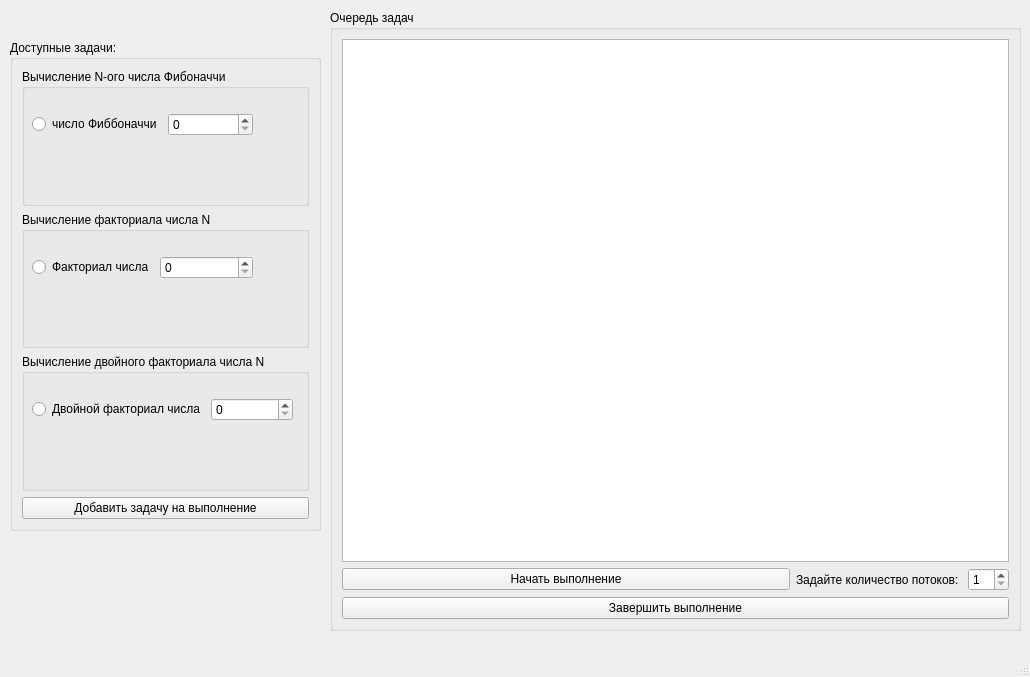
<?xml version="1.0" encoding="UTF-8"?>
<ui version="4.0">
 <class>MainWindow</class>
 <widget class="QMainWindow" name="MainWindow">
  <property name="geometry">
   <rect>
    <x>0</x>
    <y>0</y>
    <width>1030</width>
    <height>677</height>
   </rect>
  </property>
  <property name="sizePolicy">
   <sizepolicy hsizetype="Minimum" vsizetype="Minimum">
    <horstretch>0</horstretch>
    <verstretch>0</verstretch>
   </sizepolicy>
  </property>
  <property name="windowTitle">
   <string>MainWindow</string>
  </property>
  <widget class="QWidget" name="centralwidget">
   <widget class="QGroupBox" name="gbChooseTask">
    <property name="geometry">
     <rect>
      <x>10</x>
      <y>40</y>
      <width>311</width>
      <height>491</height>
     </rect>
    </property>
    <property name="title">
     <string>Доступные задачи:</string>
    </property>
    <layout class="QVBoxLayout" name="verticalLayout_3">
     <item>
      <layout class="QVBoxLayout" name="verticalLayout_2">
       <item>
        <widget class="QGroupBox" name="gbFibonacci">
         <property name="title">
          <string>Вычисление N-ого числа Фибоначчи</string>
         </property>
         <widget class="QWidget" name="layoutWidget">
          <property name="geometry">
           <rect>
            <x>10</x>
            <y>30</y>
            <width>221</width>
            <height>51</height>
           </rect>
          </property>
          <layout class="QHBoxLayout" name="horizontalLayout_4">
           <item>
            <widget class="QRadioButton" name="rbFibonacci">
             <property name="text">
              <string>число Фиббоначчи</string>
             </property>
            </widget>
           </item>
           <item>
            <widget class="QSpinBox" name="sbFibonacci">
             <property name="maximum">
              <number>60000</number>
             </property>
            </widget>
           </item>
          </layout>
         </widget>
        </widget>
       </item>
       <item>
        <widget class="QGroupBox" name="gbFactorial">
         <property name="title">
          <string>Вычисление факториала числа N</string>
         </property>
         <widget class="QWidget" name="layoutWidget">
          <property name="geometry">
           <rect>
            <x>10</x>
            <y>30</y>
            <width>221</width>
            <height>51</height>
           </rect>
          </property>
          <layout class="QHBoxLayout" name="horizontalLayout_3">
           <item>
            <widget class="QRadioButton" name="rbFactorial">
             <property name="text">
              <string>Факториал числа</string>
             </property>
            </widget>
           </item>
           <item>
            <widget class="QSpinBox" name="sbFactorial">
             <property name="maximum">
              <number>60000</number>
             </property>
            </widget>
           </item>
          </layout>
         </widget>
        </widget>
       </item>
       <item>
        <widget class="QGroupBox" name="gbDoubleFactorial">
         <property name="title">
          <string>Вычисление двойного факториала числа N</string>
         </property>
         <widget class="QWidget" name="layoutWidget">
          <property name="geometry">
           <rect>
            <x>10</x>
            <y>30</y>
            <width>261</width>
            <height>51</height>
           </rect>
          </property>
          <layout class="QHBoxLayout" name="horizontalLayout_5">
           <item>
            <widget class="QRadioButton" name="rbDoubleFactorial">
             <property name="text">
              <string>Двойной факториал числа</string>
             </property>
            </widget>
           </item>
           <item>
            <widget class="QSpinBox" name="sbDoubleFactorial">
             <property name="maximum">
              <number>60000</number>
             </property>
            </widget>
           </item>
          </layout>
         </widget>
        </widget>
       </item>
      </layout>
     </item>
     <item>
      <widget class="QPushButton" name="pbAddTask">
       <property name="text">
        <string>Добавить задачу на выполнение</string>
       </property>
      </widget>
     </item>
    </layout>
   </widget>
   <widget class="QGroupBox" name="gbTaskQueue">
    <property name="geometry">
     <rect>
      <x>330</x>
      <y>10</y>
      <width>691</width>
      <height>621</height>
     </rect>
    </property>
    <property name="title">
     <string>Очередь задач</string>
    </property>
    <layout class="QVBoxLayout" name="verticalLayout">
     <item>
      <widget class="QTableWidget" name="twTasksQueue"/>
     </item>
     <item>
      <layout class="QHBoxLayout" name="horizontalLayout_2">
       <item>
        <widget class="QPushButton" name="pbStartTaskQueue">
         <property name="sizePolicy">
          <sizepolicy hsizetype="Preferred" vsizetype="Fixed">
           <horstretch>6</horstretch>
           <verstretch>0</verstretch>
          </sizepolicy>
         </property>
         <property name="text">
          <string>Начать выполнение</string>
         </property>
        </widget>
       </item>
       <item>
        <layout class="QHBoxLayout" name="horizontalLayout">
         <item>
          <widget class="QLabel" name="label">
           <property name="text">
            <string>Задайте количество потоков: </string>
           </property>
          </widget>
         </item>
         <item>
          <widget class="QSpinBox" name="sbCountThreads">
           <property name="minimum">
            <number>1</number>
           </property>
           <property name="maximum">
            <number>30</number>
           </property>
          </widget>
         </item>
        </layout>
       </item>
      </layout>
     </item>
     <item>
      <widget class="QPushButton" name="pbStopTaskQueue">
       <property name="sizePolicy">
        <sizepolicy hsizetype="Minimum" vsizetype="Fixed">
         <horstretch>0</horstretch>
         <verstretch>0</verstretch>
        </sizepolicy>
       </property>
       <property name="text">
        <string>Завершить выполнение</string>
       </property>
      </widget>
     </item>
    </layout>
   </widget>
  </widget>
  <widget class="QMenuBar" name="menubar">
   <property name="geometry">
    <rect>
     <x>0</x>
     <y>0</y>
     <width>1030</width>
     <height>24</height>
    </rect>
   </property>
  </widget>
  <widget class="QStatusBar" name="statusbar"/>
  <action name="actionOpen">
   <property name="text">
    <string>Open</string>
   </property>
  </action>
 </widget>
 <resources/>
 <connections/>
</ui>
